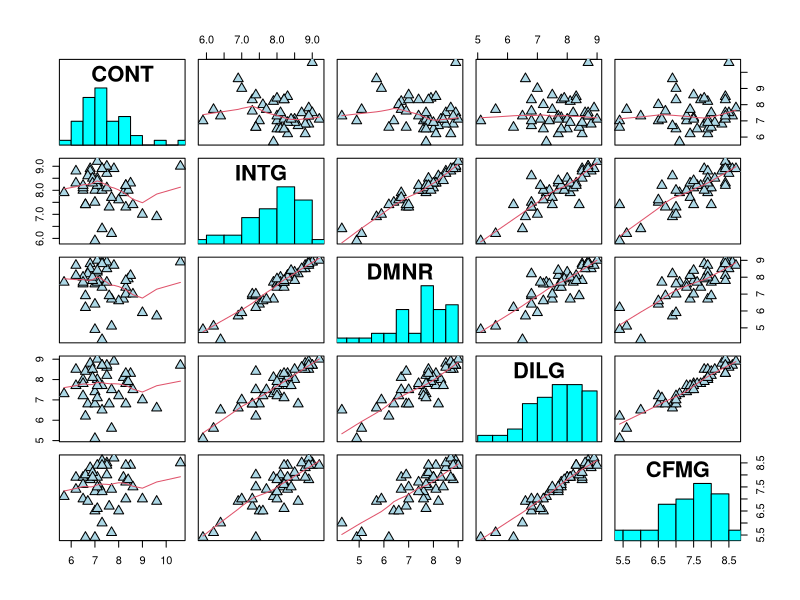

Source code (R):

#Clears all plots
clear = function() {
  if (!is.null(dev.list())) dev.off()
}

#Number of NA values
naValues = function(X1) {
  colSums(is.na(X1))
}

#Remove rows with NA
removeNa = function(X1) {
  X1[complete.cases(X1), ] #Remove rows that have a na value
}

#Used with pairs
panel.hist <- function(x, ...)
{
  usr <- par("usr"); on.exit(par(usr))
  par(usr = c(usr[1:2], 0, 1.5) )
  h <- hist(x, plot = FALSE)
  breaks <- h$breaks; nB <- length(breaks)
  y <- h$counts; y <- y/max(y)
  rect(breaks[-nB], 0, breaks[-1], y, col = "cyan", ...)
}
pairs(USJudgeRatings[1:5], panel = panel.smooth,
      cex = 1.5, pch = 24, bg = "light blue",
      diag.panel = panel.hist, cex.labels = 2, font.labels = 2)

## put (absolute) correlations on the upper panels,
## with size proportional to the correlations.
panel.cor <- function(x, y, digits = 2, prefix = "", cex.cor, ...)
{
  usr <- par("usr"); on.exit(par(usr))
  par(usr = c(0, 1, 0, 1))
  r <- abs(cor(x, y))
  txt <- format(c(r, 0.123456789), digits = digits)[1]
  txt <- paste0(prefix, txt)
  if(missing(cex.cor)) cex.cor <- 0.8/strwidth(txt)
  text(0.5, 0.5, txt, cex = cex.cor * r)
}
